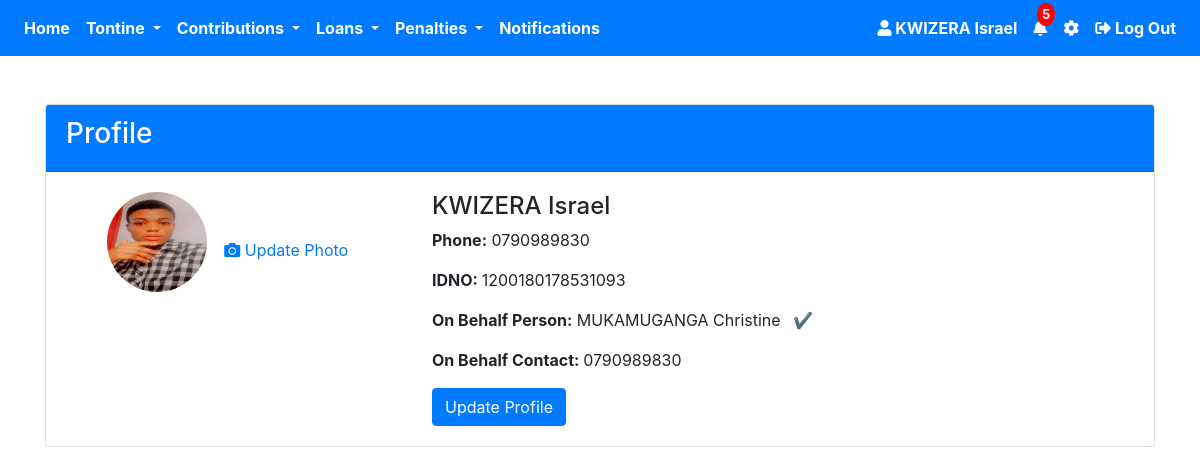
The page /setting.php (signed in) on the database as committed earlier.
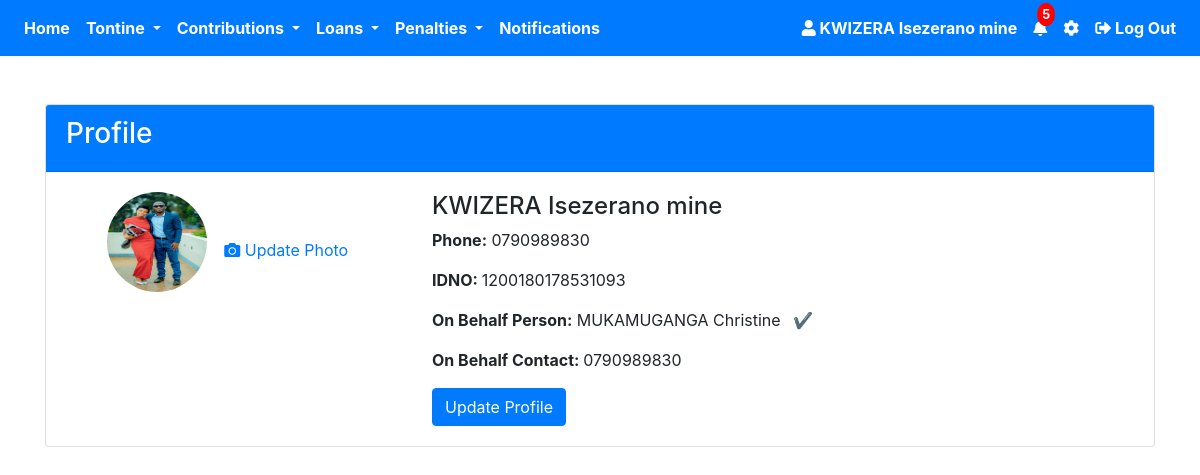
The same page on the database as committed later.
### tables this page shows
CREATE TABLE `users` (
  `id` int(11) NOT NULL,
  `firstname` varchar(50) NOT NULL,
  `lastname` varchar(50) NOT NULL,
  `phone_number` varchar(15) NOT NULL,
  `idno` varchar(50) NOT NULL,
  `idnotype` varchar(50) NOT NULL,
  `idno_picture` varchar(255) NOT NULL,
  `behalf_name` varchar(30) NOT NULL,
  `behalf_phone_number` varchar(30) NOT NULL,
  `password` varchar(255) NOT NULL,
  `image` varchar(255) NOT NULL,
  `otp` int(11) DEFAULT 0,
  `verified` tinyint(4) NOT NULL DEFAULT 0,
  `otp_used` tinyint(1) NOT NULL DEFAULT 0,
  `otp_login` int(11) NOT NULL DEFAULT 0,
  `otp_forgot` int(11) NOT NULL,
  `otp_behalf` int(11) NOT NULL,
  `otp_behalf_used` tinyint(1) NOT NULL,
  `terms` tinyint(1) DEFAULT 0,
  `created_at` timestamp NOT NULL DEFAULT current_timestamp(),
  `updated_at` timestamp NOT NULL DEFAULT current_timestamp() ON UPDATE current_timestamp()
);

### setting.php (the view, shortened to what the changed rows need)
<?php
require 'config.php';
$user_id = $_SESSION['user_id'];
$stmt = $pdo->prepare("SELECT firstname, lastname, phone_number, image,idno,behalf_name,behalf_phone_number ,idno_picture,otp_behalf_used FROM users WHERE id = :id");
$stmt->bindParam(':id', $user_id);
$stmt->execute();
$user = $stmt->fetch(PDO::FETCH_ASSOC);
$otp_behalf_used = $user['otp_behalf_used'];
$user_name = htmlspecialchars($user['firstname'] . ' ' . $user['lastname']);
$phone_number = htmlspecialchars($user['phone_number']);
$user_idno = htmlspecialchars($user['idno']);
$user_behalf_name = htmlspecialchars($user['behalf_name']);
$user_behalf_contact = htmlspecialchars($user['behalf_phone_number']);
$user_image = !empty($user['image']) ? htmlspecialchars($user['image']) : 'default.jpg';
?>
<!DOCTYPE html>
<html lang="en">
<head>
    <link rel="stylesheet" href="https://stackpath.bootstrapcdn.com/bootstrap/4.5.2/css/bootstrap.min.css">
    <link rel="stylesheet" href="https://cdnjs.cloudflare.com/ajax/libs/font-awesome/5.15.4/css/all.min.css">
</head>
<body>
<nav class="navbar navbar-expand-lg navbar-dark bg-primary">
    <div class="collapse navbar-collapse" id="navbarNav">
        <ul class="navbar-nav ml-auto">
            <li class="nav-item">
                <a class="nav-link font-weight-bold text-white" href="#">
                    <i class="fas fa-user"></i>
                    <?php echo htmlspecialchars($user_name); ?>
                </a>
            </li>
        </ul>
    </div>
</nav>
    <div class="container mt-5">
        <div class="card">
            <div class="card-body">
                <div class="row">
                    <div class="col-md-4 text-center">
                        <img src="<?php echo $user_image; ?>" alt="Profile Picture" class="rounded-circle mb-3" width="100" height="100" onclick="openModal('<?php echo $user_image; ?>')">
                        <button class="btn btn-link" data-toggle="modal" data-target="#uploadImageModal"><i class="fas fa-camera"></i> Update Photo</button>
                    </div>
                    <div class="col-md-8">
                        <h4><?php echo $user_name; ?></h4>
                        <p><strong>Phone:</strong> <?php echo $phone_number; ?></p>
                        <p><strong>IDNO: </strong><?php echo $user_idno; ?></p>
                        <p>
    <strong>On Behalf Person:</strong>
    <?php echo htmlspecialchars($user_behalf_name); ?>
    <?php if ($otp_behalf_used == 1): ?>
        <span style="color: green; font-weight: bold; margin-left: 8px;">✔</span>
    <?php else: ?>
        <span style="color: red; font-weight: bold; margin-left: 8px;">✖</span>
    <?php endif; ?>
</p>
                         <p> <strong>  On Behalf Contact: </strong><?php echo $user_behalf_contact; ?></p>
                        <button class="btn btn-primary" id="updateProfileBtn" data-toggle="modal" data-target="#updateProfileModal">Update Profile</button>
                    </div>
                </div>
            </div>
        </div>
    </div>
</body>
</html>

Rows that differ between the two databases and show on the page:
changed users "MUKAMUGANGA Christine": user_name "KWIZERA Israel" → "KWIZERA Isezerano mine"; image: a different picture
